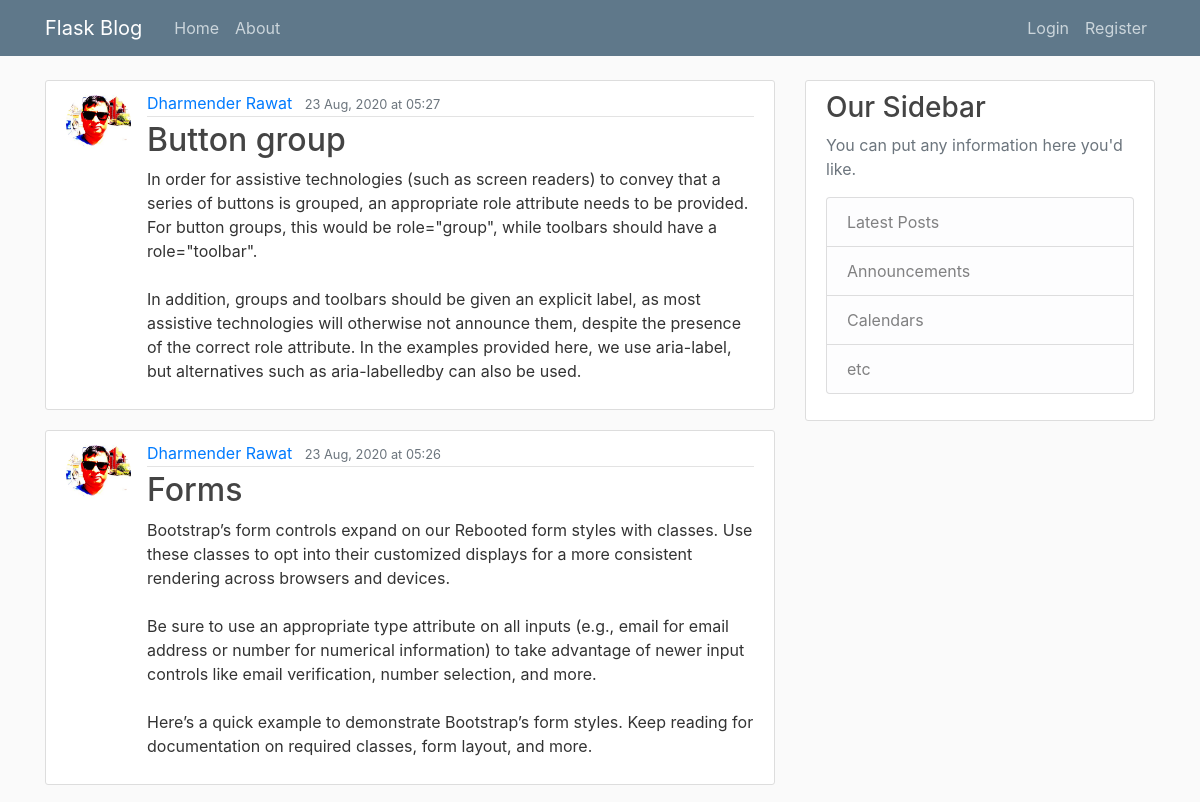
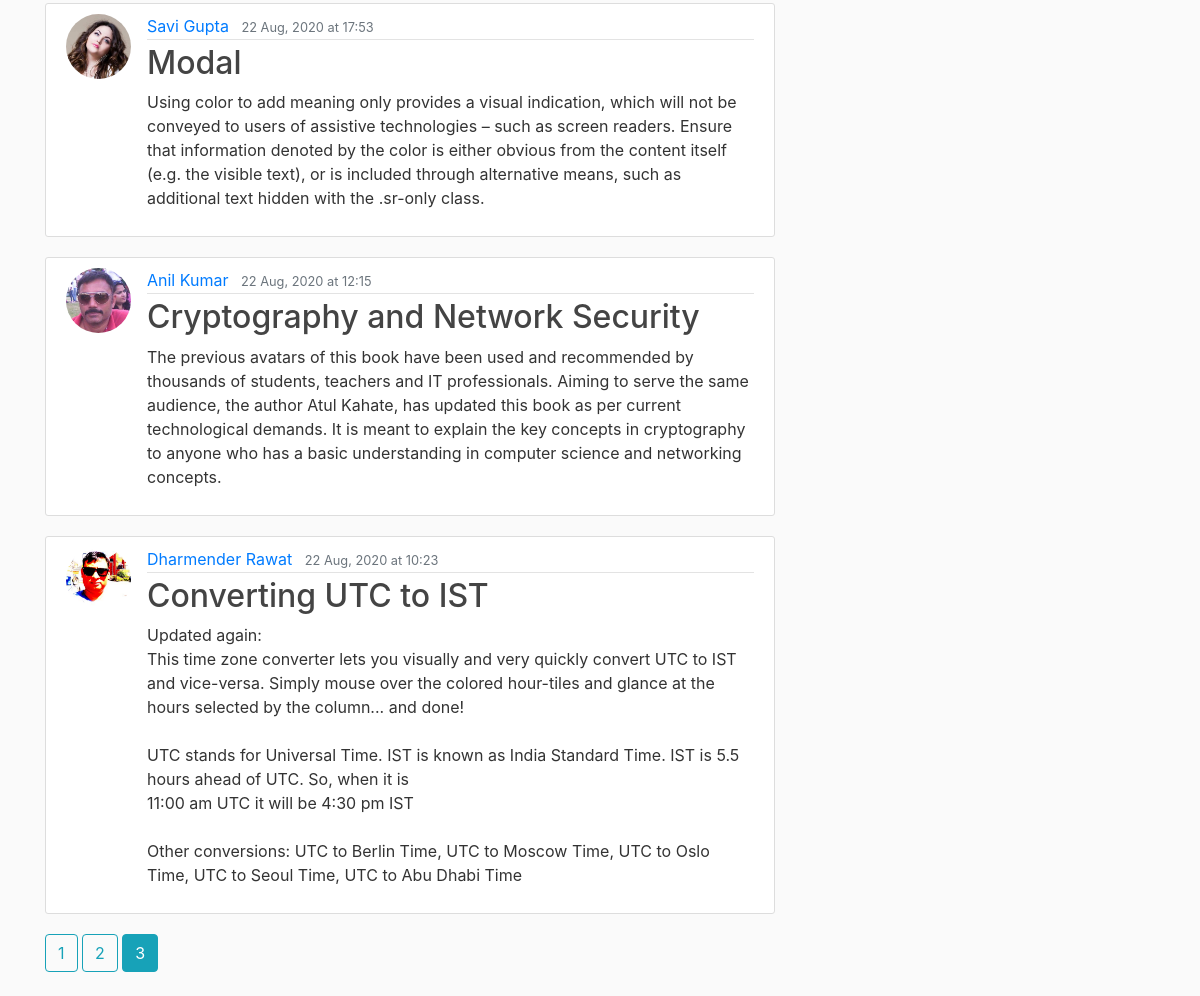
Screenshot of /home?page=3 with the database file from the repository (2 pictures, top to bottom).
### blog/models.py (models this page shows, shortened)
class Post(db.Model):
    id = db.Column('post_id', db.Integer, primary_key=True)
    title = db.Column(db.String(120),  nullable=False)
    date_posted = db.Column(db.DateTime, nullable=False, default = datetime.utcnow)
    contents = db.Column(db.Text, nullable = False)
    user_id = db.Column(db.Integer, db.ForeignKey('user.id'), nullable = False)

class User (db.Model, UserMixin):
    id = db.Column(db.Integer, primary_key = True)
    username = db.Column(db.String(20), unique = True, nullable = False)
    email = db.Column(db.String(120), unique=True, nullable=False)
    image_file = db.Column(db.String(20), nullable=False, default = 'default.jpg')
    password = db.Column(db.String(60), nullable=False)
    posts = db.relationship('Post', backref = 'author', lazy = True)

### blog/main/routes.py (the view)
@main_bp.route("/")
@main_bp.route("/home")
def home():
    page = request.args.get('page', 1, type=int)
    posts = Post.query.order_by(Post.date_posted.desc()).paginate(per_page=5, page=page)
    return render_template('index.html', posts=posts, title="Home", date_format=date_format)

### blog/main/utils.py (called while the page is built)
def date_format(mydate):
    mydate = mydate.replace(tzinfo=pytz.UTC)
    mydate = mydate.replace(tzinfo=pytz.UTC)
    return mydate.astimezone(tzlocal()).strftime('%d %b, %Y at %H:%M')

### blog/templates/index.html
{% extends "layout.html" %}
{% block content %}
{% for post in posts.items %}
<article class="media content-section">
    <img class="rounded-circle article-img"
         src="{{ url_for('static', filename='profile_pics/' + post.author.image_file) }}">
    <div class="media-body">
        <div class="article-metadata">
            <a class="mr-2" href="{{ url_for('users_bp.user_posts', username=post.author.username )}}">{{ post.author.username }}</a>
            <small class="text-muted">{{ date_format(post.date_posted) }}</small>
        </div>
        <h2><a class="article-title" href="{{ url_for('posts_bp.post', post_id=post.id) }}">{{ post.title }}</a></h2>
        <p class="article-content">{{ post.contents }}</p>
    </div>
</article>
{% endfor %}
{%  for page_num in posts.iter_pages(left_edge=1, right_edge=1, left_current=1, right_current=2) %}
    {%  if page_num %}
        {% if posts.page == page_num %}
        <a class="btn btn-info mb-4"    href="{{ url_for('main_bp.home', page=page_num)}}"> {{page_num}} </a>
        {% else %}
        <a class="btn btn-outline-info mb-4"    href="{{ url_for('main_bp.home', page=page_num)}}"> {{page_num}} </a>
        {% endif %}
    {%  else %}
    ...
    {%  endif %}
{%  endfor %}
{% endblock %}

### blog/static/main.css (style rules this page uses)
body { background: #fafafa; color: #333333; margin-top: 5rem; }
h1, h2, h3, h4, h5, h6 { color: #444444; }
.content-section { background: #ffffff; padding: 10px 20px; border: 1px solid #dddddd; border-radius: 3px; margin-bottom: 20px; }
.article-title { color: #444444; }
.article-content { white-space: pre-line; }
.article-img { height: 65px; width: 65px; margin-right: 16px; }
.article-metadata { padding-bottom: 1px; margin-bottom: 4px; border-bottom: 1px solid #e3e3e3 }

### rows the page displays
Post: image_file (picture), author.username "Dharmender Rawat", date_posted "23 Aug, 2020 at 05:27", title "Button group", contents "In order for assistive technologies (such as screen readers) to convey that a series of buttons is grouped, an appropriate role attribute needs to be provided. For button groups, this would be role=\"group\", while toolbars should have a role=\"toolbar\". In addition, groups and toolbars should be given an explicit label, as most assistive technologies will otherwise not announce them, despite the presence of the correct role attribute. In the examples provided here, we use aria-label, but alternatives such as aria-labelledby can also be used."
Post: image_file (picture), author.username "Dharmender Rawat", date_posted "23 Aug, 2020 at 05:26", title "Forms", contents "Bootstrap’s form controls expand on our Rebooted form styles with classes. Use these classes to opt into their customized displays for a more consistent rendering across browsers and devices. Be sure to use an appropriate type attribute on all inputs (e.g., email for email address or number for numerical information) to take advantage of newer input controls like email verification, number selection, and more. Here’s a quick example to demonstrate Bootstrap’s form styles. Keep reading for documentation on required classes, form layout, and more."
Post: image_file (picture), author.username "Savi Gupta", date_posted "22 Aug, 2020 at 17:53", title "Modal", contents "Using color to add meaning only provides a visual indication, which will not be conveyed to users of assistive technologies – such as screen readers. Ensure that information denoted by the color is either obvious from the content itself (e.g. the visible text), or is included through alternative means, such as additional text hidden with the .sr-only class."
Post: image_file (picture), author.username "Anil Kumar", date_posted "22 Aug, 2020 at 12:15", title "Cryptography and Network Security", contents "The previous avatars of this book have been used and recommended by thousands of students, teachers and IT professionals. Aiming to serve the same audience, the author Atul Kahate, has updated this book as per current technological demands. It is meant to explain the key concepts in cryptography to anyone who has a basic understanding in computer science and networking concepts."
Post: image_file (picture), author.username "Dharmender Rawat", date_posted "22 Aug, 2020 at 10:23", title "Converting UTC to IST", contents "Updated again: This time zone converter lets you visually and very quickly convert UTC to IST and vice-versa. Simply mouse over the colored hour-tiles and glance at the hours selected by the column... and done! UTC stands for Universal Time. IST is known as India Standard Time. IST is 5.5 hours ahead of UTC. So, when it is 11:00 am UTC it will be 4:30 pm IST Other conversions: UTC to Berlin Time, UTC to Moscow Time, UTC to Oslo Time, UTC to Seoul Time, UTC to Abu Dhabi Time"

### other values shown
{{ page_num }} "1" "2"
{{ page_num }} "3"
